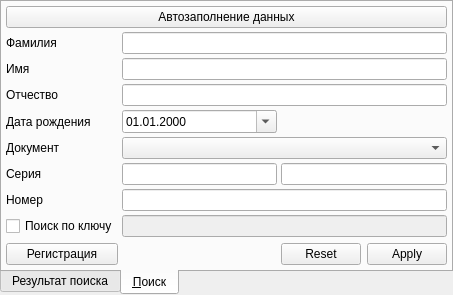
<?xml version="1.0" encoding="UTF-8"?>
<ui version="4.0">
 <class>ClientRelationComboBoxPopup</class>
 <widget class="QWidget" name="ClientRelationComboBoxPopup">
  <property name="geometry">
   <rect>
    <x>0</x>
    <y>0</y>
    <width>453</width>
    <height>294</height>
   </rect>
  </property>
  <property name="windowTitle">
   <string>Form</string>
  </property>
  <layout class="QGridLayout">
   <property name="margin">
    <number>0</number>
   </property>
   <property name="spacing">
    <number>0</number>
   </property>
   <item row="0" column="0">
    <widget class="QTabWidget" name="tabWidget">
     <property name="tabPosition">
      <enum>QTabWidget::South</enum>
     </property>
     <property name="tabShape">
      <enum>QTabWidget::Rounded</enum>
     </property>
     <property name="currentIndex">
      <number>1</number>
     </property>
     <widget class="QWidget" name="tabClientRelation">
      <attribute name="title">
       <string>Результат поиска</string>
      </attribute>
      <layout class="QVBoxLayout">
       <property name="spacing">
        <number>4</number>
       </property>
       <property name="margin">
        <number>4</number>
       </property>
       <item>
        <widget class="CTableView" name="tblClientRelation"/>
       </item>
      </layout>
     </widget>
     <widget class="QWidget" name="tabSearch">
      <attribute name="title">
       <string>&amp;Поиск</string>
      </attribute>
      <layout class="QGridLayout">
       <property name="margin">
        <number>4</number>
       </property>
       <property name="spacing">
        <number>4</number>
       </property>
       <item row="1" column="0">
        <widget class="QLabel" name="lblLastName">
         <property name="sizePolicy">
          <sizepolicy hsizetype="Fixed" vsizetype="Preferred">
           <horstretch>0</horstretch>
           <verstretch>0</verstretch>
          </sizepolicy>
         </property>
         <property name="text">
          <string>Фамилия</string>
         </property>
         <property name="buddy">
          <cstring>edtLastName</cstring>
         </property>
        </widget>
       </item>
       <item row="1" column="1" colspan="2">
        <widget class="QLineEdit" name="edtLastName"/>
       </item>
       <item row="2" column="0">
        <widget class="QLabel" name="lblFirstName">
         <property name="sizePolicy">
          <sizepolicy hsizetype="Fixed" vsizetype="Preferred">
           <horstretch>0</horstretch>
           <verstretch>0</verstretch>
          </sizepolicy>
         </property>
         <property name="text">
          <string>Имя</string>
         </property>
         <property name="buddy">
          <cstring>edtFirstName</cstring>
         </property>
        </widget>
       </item>
       <item row="2" column="1" colspan="2">
        <widget class="QLineEdit" name="edtFirstName"/>
       </item>
       <item row="9" column="0">
        <spacer>
         <property name="orientation">
          <enum>Qt::Vertical</enum>
         </property>
         <property name="sizeHint" stdset="0">
          <size>
           <width>20</width>
           <height>141</height>
          </size>
         </property>
        </spacer>
       </item>
       <item row="3" column="0">
        <widget class="QLabel" name="lblPatrName">
         <property name="sizePolicy">
          <sizepolicy hsizetype="Fixed" vsizetype="Preferred">
           <horstretch>0</horstretch>
           <verstretch>0</verstretch>
          </sizepolicy>
         </property>
         <property name="text">
          <string>Отчество</string>
         </property>
         <property name="buddy">
          <cstring>edtPatrName</cstring>
         </property>
        </widget>
       </item>
       <item row="4" column="0">
        <widget class="QLabel" name="lblBirthDate">
         <property name="sizePolicy">
          <sizepolicy hsizetype="Fixed" vsizetype="Preferred">
           <horstretch>0</horstretch>
           <verstretch>0</verstretch>
          </sizepolicy>
         </property>
         <property name="text">
          <string>Дата рождения</string>
         </property>
         <property name="buddy">
          <cstring>edtBirthDate</cstring>
         </property>
        </widget>
       </item>
       <item row="10" column="2">
        <widget class="QDialogButtonBox" name="buttonBox">
         <property name="sizePolicy">
          <sizepolicy hsizetype="Fixed" vsizetype="Fixed">
           <horstretch>0</horstretch>
           <verstretch>0</verstretch>
          </sizepolicy>
         </property>
         <property name="orientation">
          <enum>Qt::Horizontal</enum>
         </property>
         <property name="standardButtons">
          <set>QDialogButtonBox::Apply|QDialogButtonBox::Reset</set>
         </property>
         <property name="centerButtons">
          <bool>false</bool>
         </property>
        </widget>
       </item>
       <item row="3" column="1" colspan="2">
        <widget class="QLineEdit" name="edtPatrName"/>
       </item>
       <item row="5" column="1" colspan="2">
        <widget class="CRBComboBox" name="cmbDocType"/>
       </item>
       <item row="5" column="0">
        <widget class="QLabel" name="lblDocument">
         <property name="text">
          <string>Документ</string>
         </property>
         <property name="buddy">
          <cstring>cmbDocType</cstring>
         </property>
        </widget>
       </item>
       <item row="6" column="0">
        <widget class="QLabel" name="lblSerial">
         <property name="text">
          <string>Серия</string>
         </property>
         <property name="buddy">
          <cstring>edtLeftSerial</cstring>
         </property>
        </widget>
       </item>
       <item row="6" column="1">
        <widget class="QLineEdit" name="edtLeftSerial"/>
       </item>
       <item row="6" column="2">
        <widget class="QLineEdit" name="edtRightSerial"/>
       </item>
       <item row="7" column="1" colspan="2">
        <widget class="QLineEdit" name="edtNumber"/>
       </item>
       <item row="7" column="0">
        <widget class="QLabel" name="lblNumber">
         <property name="text">
          <string>Номер</string>
         </property>
         <property name="buddy">
          <cstring>edtNumber</cstring>
         </property>
        </widget>
       </item>
       <item row="4" column="1">
        <widget class="CDateEdit" name="edtBirthDate">
         <property name="displayFormat">
          <string>dd.MM.yyyy</string>
         </property>
         <property name="calendarPopup">
          <bool>true</bool>
         </property>
        </widget>
       </item>
       <item row="4" column="2">
        <spacer name="horizontalSpacer">
         <property name="orientation">
          <enum>Qt::Horizontal</enum>
         </property>
         <property name="sizeHint" stdset="0">
          <size>
           <width>40</width>
           <height>20</height>
          </size>
         </property>
        </spacer>
       </item>
       <item row="0" column="0" colspan="3">
        <widget class="QPushButton" name="btnFillingFilter">
         <property name="text">
          <string>Автозаполнение данных</string>
         </property>
        </widget>
       </item>
       <item row="10" column="0">
        <widget class="QPushButton" name="btnRegistry">
         <property name="text">
          <string>Регистрация</string>
         </property>
        </widget>
       </item>
       <item row="10" column="1">
        <spacer name="horizontalSpacer_2">
         <property name="orientation">
          <enum>Qt::Horizontal</enum>
         </property>
         <property name="sizeHint" stdset="0">
          <size>
           <width>40</width>
           <height>20</height>
          </size>
         </property>
        </spacer>
       </item>
       <item row="8" column="1" colspan="2">
        <widget class="QLineEdit" name="edtKey">
         <property name="enabled">
          <bool>false</bool>
         </property>
         <property name="toolTip">
          <string>&lt;html&gt;&lt;head/&gt;&lt;body&gt;&lt;p&gt;инициалы: ФИО&lt;br/&gt;инициалы и дата рождения: ФИОДДММГГ[ГГ]&lt;br/&gt;сокращение: Фам Им Отч&lt;br/&gt;сокращение и дата рождения: Фам Им Отч ДДММГГ[ГГ]&lt;/p&gt;&lt;/body&gt;&lt;/html&gt;</string>
         </property>
        </widget>
       </item>
       <item row="8" column="0">
        <widget class="QCheckBox" name="chkKey">
         <property name="text">
          <string>Поиск по ключу</string>
         </property>
        </widget>
       </item>
      </layout>
     </widget>
    </widget>
   </item>
  </layout>
 </widget>
 <customwidgets>
  <customwidget>
   <class>CTableView</class>
   <extends>QTableView</extends>
   <header>library/TableView.h</header>
  </customwidget>
  <customwidget>
   <class>CDateEdit</class>
   <extends>QDateEdit</extends>
   <header>library/DateEdit.h</header>
  </customwidget>
  <customwidget>
   <class>CRBComboBox</class>
   <extends>QComboBox</extends>
   <header>library/crbcombobox.h</header>
  </customwidget>
 </customwidgets>
 <tabstops>
  <tabstop>tabWidget</tabstop>
  <tabstop>btnFillingFilter</tabstop>
  <tabstop>edtLastName</tabstop>
  <tabstop>edtFirstName</tabstop>
  <tabstop>edtPatrName</tabstop>
  <tabstop>edtBirthDate</tabstop>
  <tabstop>cmbDocType</tabstop>
  <tabstop>edtLeftSerial</tabstop>
  <tabstop>edtRightSerial</tabstop>
  <tabstop>edtNumber</tabstop>
  <tabstop>chkKey</tabstop>
  <tabstop>edtKey</tabstop>
  <tabstop>buttonBox</tabstop>
  <tabstop>tblClientRelation</tabstop>
  <tabstop>btnRegistry</tabstop>
 </tabstops>
 <resources/>
 <connections>
  <connection>
   <sender>chkKey</sender>
   <signal>toggled(bool)</signal>
   <receiver>edtKey</receiver>
   <slot>setEnabled(bool)</slot>
   <hints>
    <hint type="sourcelabel">
     <x>26</x>
     <y>222</y>
    </hint>
    <hint type="destinationlabel">
     <x>161</x>
     <y>220</y>
    </hint>
   </hints>
  </connection>
  <connection>
   <sender>chkKey</sender>
   <signal>toggled(bool)</signal>
   <receiver>edtNumber</receiver>
   <slot>setDisabled(bool)</slot>
   <hints>
    <hint type="sourcelabel">
     <x>23</x>
     <y>217</y>
    </hint>
    <hint type="destinationlabel">
     <x>158</x>
     <y>187</y>
    </hint>
   </hints>
  </connection>
  <connection>
   <sender>chkKey</sender>
   <signal>toggled(bool)</signal>
   <receiver>edtLeftSerial</receiver>
   <slot>setDisabled(bool)</slot>
   <hints>
    <hint type="sourcelabel">
     <x>24</x>
     <y>212</y>
    </hint>
    <hint type="destinationlabel">
     <x>177</x>
     <y>169</y>
    </hint>
   </hints>
  </connection>
  <connection>
   <sender>chkKey</sender>
   <signal>toggled(bool)</signal>
   <receiver>edtRightSerial</receiver>
   <slot>setDisabled(bool)</slot>
   <hints>
    <hint type="sourcelabel">
     <x>10</x>
     <y>219</y>
    </hint>
    <hint type="destinationlabel">
     <x>279</x>
     <y>174</y>
    </hint>
   </hints>
  </connection>
  <connection>
   <sender>chkKey</sender>
   <signal>toggled(bool)</signal>
   <receiver>cmbDocType</receiver>
   <slot>setDisabled(bool)</slot>
   <hints>
    <hint type="sourcelabel">
     <x>36</x>
     <y>221</y>
    </hint>
    <hint type="destinationlabel">
     <x>165</x>
     <y>139</y>
    </hint>
   </hints>
  </connection>
  <connection>
   <sender>chkKey</sender>
   <signal>toggled(bool)</signal>
   <receiver>edtBirthDate</receiver>
   <slot>setDisabled(bool)</slot>
   <hints>
    <hint type="sourcelabel">
     <x>54</x>
     <y>218</y>
    </hint>
    <hint type="destinationlabel">
     <x>144</x>
     <y>124</y>
    </hint>
   </hints>
  </connection>
  <connection>
   <sender>chkKey</sender>
   <signal>toggled(bool)</signal>
   <receiver>edtPatrName</receiver>
   <slot>setDisabled(bool)</slot>
   <hints>
    <hint type="sourcelabel">
     <x>74</x>
     <y>220</y>
    </hint>
    <hint type="destinationlabel">
     <x>152</x>
     <y>101</y>
    </hint>
   </hints>
  </connection>
  <connection>
   <sender>chkKey</sender>
   <signal>toggled(bool)</signal>
   <receiver>edtFirstName</receiver>
   <slot>setDisabled(bool)</slot>
   <hints>
    <hint type="sourcelabel">
     <x>100</x>
     <y>220</y>
    </hint>
    <hint type="destinationlabel">
     <x>139</x>
     <y>71</y>
    </hint>
   </hints>
  </connection>
  <connection>
   <sender>chkKey</sender>
   <signal>toggled(bool)</signal>
   <receiver>edtLastName</receiver>
   <slot>setDisabled(bool)</slot>
   <hints>
    <hint type="sourcelabel">
     <x>115</x>
     <y>215</y>
    </hint>
    <hint type="destinationlabel">
     <x>154</x>
     <y>45</y>
    </hint>
   </hints>
  </connection>
  <connection>
   <sender>chkKey</sender>
   <signal>toggled(bool)</signal>
   <receiver>btnFillingFilter</receiver>
   <slot>setDisabled(bool)</slot>
   <hints>
    <hint type="sourcelabel">
     <x>126</x>
     <y>221</y>
    </hint>
    <hint type="destinationlabel">
     <x>159</x>
     <y>25</y>
    </hint>
   </hints>
  </connection>
 </connections>
</ui>
